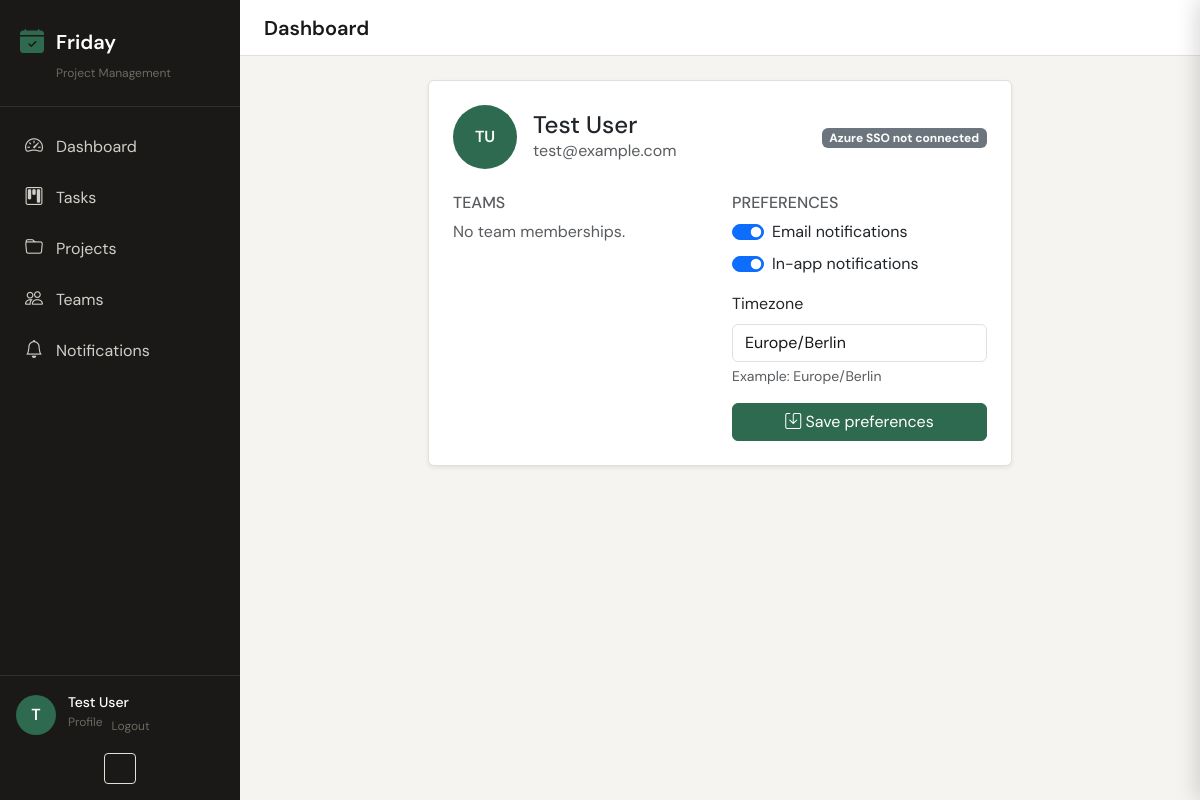
The page /accounts/profile/ (signed in) on the database its author committed.
### apps/accounts/models.py (models this page shows, shortened)
class User(AbstractUser):
    avatar = models.ImageField(upload_to='avatars/', blank=True)
    display_name = models.CharField(max_length=100, blank=True)
    job_title = models.CharField(max_length=100, blank=True)
    phone = models.CharField(max_length=30, blank=True)
    azure_oid = models.CharField(max_length=100, blank=True, db_index=True)  # object ID from token
    azure_upn = models.EmailField(blank=True)  # UserPrincipalName
    notify_email = models.BooleanField(default=True)
    notify_inapp = models.BooleanField(default=True)
    timezone = models.CharField(max_length=50, default='Europe/Berlin')
    class Meta:
        verbose_name = 'User'
        verbose_name_plural = 'Users'
    @property
    def full_name(self):
        return self.display_name or self.get_full_name() or self.username
    @property
    def teams(self):
        from apps.teams.models import Team
        return Team.objects.filter(memberships__user=self, is_active=True)
    @property
    def initials(self):
        parts = self.full_name.split()
        return ''.join(p[0].upper() for p in parts[:2]) if parts else '?'

### apps/accounts/views.py (the view, shortened to what this page needs)
# urls.py: path('profile/', views.profile_view, name='profile'),
@login_required
def profile_view(request):
    teams = getattr(request.user, 'teams', None)
    return render(
        request,
        'accounts/profile.html',
        {
            'teams': teams.all() if hasattr(teams, 'all') else teams,
        },
    )

### apps/core/context_processors.py (called while the page is built)
def friday_context(request):
    context = {
        'app_version': '1.0.0',
        'user_teams': [],
        'unread_notification_count': 0,
    }
    if request.user.is_authenticated:
        try:
            context['user_teams'] = list(request.user.teams.all()) if hasattr(request.user, 'teams') else []
        except Exception:
            context['user_teams'] = []
        try:
            from apps.notifications.models import Notification
            context['unread_notification_count'] = Notification.objects.filter(
                recipient=request.user, is_read=False
            ).count()
        except Exception:
            context['unread_notification_count'] = 0
    return context

### templates/accounts/profile.html (shortened to what this page needs)
{% extends 'base.html' %}
{% load static %}
{% block content %}
<div class="container-fluid">
    <div class="row justify-content-center">
        <div class="col-12 col-lg-10 col-xl-8">
            <div class="card shadow-sm">
                <div class="card-body p-4">
                    <div class="d-flex align-items-center gap-3 mb-4">
                        {% if user.avatar %}
                            <img src="{{ user.avatar.url }}" alt="{{ user.full_name }}" class="rounded-circle" style="width: 64px; height: 64px; object-fit: cover;">
                        {% else %}
                            <div class="rounded-circle d-flex align-items-center justify-content-center"
                                 style="width:64px;height:64px;background:var(--friday-accent);color:white;font-weight:600;">
                                {{ user.initials }}
                            </div>
                        {% endif %}
                        <div class="flex-grow-1">
                            <h4 class="mb-0">{{ user.full_name }}</h4>
                            {% if user.email %}
                                <div class="text-muted">{{ user.email }}</div>
                            {% endif %}
                        </div>
                        <div class="text-end">
                            {% if user.azure_oid %}
                                <span class="badge text-bg-success">Azure SSO connected</span>
                            {% else %}
                                <span class="badge text-bg-secondary">Azure SSO not connected</span>
                            {% endif %}
                        </div>
                    </div>
                    <div class="row g-4">
                        <div class="col-12 col-md-6">
                            <h6 class="text-uppercase text-muted mb-2">Teams</h6>
                            {% if teams %}
                                <ul class="list-group">
                                    {% for team in teams %}
                                        <li class="list-group-item d-flex align-items-center justify-content-between">
                                            <span>
                                                {% if team.icon %}
                                                    <i class="bi {{ team.icon }} me-2"></i>
                                                {% endif %}
                                                {{ team.name }}
                                            </span>
                                            <span class="badge rounded-pill" style="background: {{ team.color }};">&nbsp;</span>
                                        </li>
                                    {% endfor %}
                                </ul>
                            {% else %}
                                <div class="text-muted">No team memberships.</div>
                            {% endif %}
                        </div>
                        <div class="col-12 col-md-6">
                            <h6 class="text-uppercase text-muted mb-2">Preferences</h6>
                            <form method="post" class="card card-body border-0 p-0">
                                <div class="form-check form-switch mb-2">
                                    <input class="form-check-input" type="checkbox" role="switch" id="id_notify_email" name="notify_email" {% if user.notify_email %}checked{% endif %}>
                                    <label class="form-check-label" for="id_notify_email">Email notifications</label>
                                </div>
                                <div class="form-check form-switch mb-3">
                                    <input class="form-check-input" type="checkbox" role="switch" id="id_notify_inapp" name="notify_inapp" {% if user.notify_inapp %}checked{% endif %}>
                                    <label class="form-check-label" for="id_notify_inapp">In-app notifications</label>
                                </div>
                                <div class="mb-3">
                                    <label class="form-label" for="id_timezone">Timezone</label>
                                    <input class="form-control" id="id_timezone" name="timezone" value="{{ user.timezone }}">
                                    <div class="form-text">Example: Europe/Berlin</div>
                                </div>
                                <button class="btn btn-primary" type="submit">
                                    <i class="bi bi-save"></i> Save preferences
                                </button>
                            </form>
                        </div>
                    </div>
                </div>
            </div>
        </div>
    </div>
</div>
{% endblock %}

### templates/partials/sidebar.html (shortened to what this page needs)
<aside class="friday-sidebar">
    <div class="sidebar-header">
        <div class="logo">
            <i class="bi bi-calendar-check-fill"></i>
            <span class="logo-text">Friday</span>
        </div>
        <div class="tagline">Project Management</div>
    </div>
    <nav class="sidebar-nav">
        <a href="{% url 'dashboard:dashboard' %}" class="nav-item {% if request.resolver_match.app_name == 'dashboard' %}active{% endif %}">
            <i class="bi bi-speedometer2"></i>
            <span>Dashboard</span>
        </a>
        <a href="{% url 'kanban:kanban-board' %}" class="nav-item {% if request.resolver_match.app_name == 'kanban' %}active{% endif %}">
            <i class="bi bi-kanban"></i>
            <span>Tasks</span>
        </a>
        <a href="{% url 'projects:project-list' %}" class="nav-item {% if request.resolver_match.app_name == 'projects' %}active{% endif %}">
            <i class="bi bi-folder"></i>
            <span>Projects</span>
        </a>
        <a href="{% url 'teams:team-list' %}" class="nav-item {% if request.resolver_match.app_name == 'teams' %}active{% endif %}">
            <i class="bi bi-people"></i>
            <span>Teams</span>
        </a>
        <a href="{% url 'notifications:notification-list' %}" class="nav-item {% if request.resolver_match.app_name == 'notifications' %}active{% endif %} position-relative">
            <i class="bi bi-bell"></i>
            <span>Notifications</span>
        </a>
    </nav>
    <div class="sidebar-footer">
        {% if user.is_authenticated %}
	        <div class="user-section">
	            <div class="user-avatar">
	                {% if user.avatar %}
	                    <img src="{{ user.avatar.url }}" alt="{{ user.full_name }}">
	                {% else %}
	                    <div class="avatar-placeholder">{{ user.username|first|upper }}</div>
	                {% endif %}
	            </div>
	            <div class="user-info">
	                <div class="user-name">{{ user.full_name }}</div>
	                <div class="d-flex gap-2">
	                    <a href="{% url 'accounts:profile' %}" class="user-action">Profile</a>
	                    <form method="post" action="{% url 'accounts:logout' %}">
	                        <button type="submit" class="btn btn-link p-0 user-action">Logout</button>
	                    </form>
	                </div>
	            </div>
	        </div>
	        {% endif %}
        {% include 'partials/theme_toggle.html' %}
    </div>
</aside>

### static/css/friday.css (style rules this page uses)
body { font-family: 'DM Sans', -apple-system, BlinkMacSystemFont, 'Segoe UI', sans-serif; font-weight: 400; }
:root, [data-bs-theme="light"] { --friday-bg: #f5f4f0; --friday-surface: #ffffff; --friday-surface-alt: #f0efe9; --friday-border: #e2e0d8; --friday-text: #1a1917; --friday-text-muted: #6b6960; --friday-accent: #2d6a4f; --friday-accent-light: #d8f3dc; --sidebar-bg: #1a1917; }
body { background-color: var(--friday-bg); color: var(--friday-text); margin: 0; padding: 0; }
.friday-sidebar { width: 240px; background-color: var(--sidebar-bg); color: #eae8e0; display: flex; flex-direction: column; position: fixed; top: 0; left: 0; bottom: 0; overflow-y: auto; }
.sidebar-header { padding: 24px 20px; border-bottom: 1px solid rgba(255, 255, 255, 0.1); }
.sidebar-header .logo { display: flex; align-items: center; gap: 12px; font-size: 1.25rem; font-weight: 600; color: #fff; }
.sidebar-header .logo i { font-size: 1.5rem; color: var(--friday-accent); }
.sidebar-header .tagline { margin-top: 4px; font-size: 0.75rem; color: var(--friday-text-muted); padding-left: 36px; }
.sidebar-nav { flex: 1; padding: 16px 12px; }
.sidebar-nav .nav-item { display: flex; align-items: center; gap: 12px; padding: 10px 12px; border-radius: 6px; color: #d0cfc8; text-decoration: none; transition: all 0.2s; margin-bottom: 4px; }
.sidebar-nav .nav-item i { font-size: 1.125rem; width: 20px; text-align: center; }
.sidebar-footer { padding: 16px; border-top: 1px solid rgba(255, 255, 255, 0.1); }
.user-section { display: flex; align-items: center; gap: 12px; margin-bottom: 12px; }
.user-avatar { width: 40px; height: 40px; border-radius: 50%; overflow: hidden; background-color: var(--friday-accent); display: flex; align-items: center; justify-content: center; }
.avatar-placeholder { color: #fff; font-weight: 600; font-size: 1rem; }
.user-info { flex: 1; }
.user-name { font-size: 0.875rem; font-weight: 500; color: #fff; }
.user-action { font-size: 0.75rem; color: var(--friday-text-muted); text-decoration: none; }
.card { background-color: var(--friday-surface); border-color: var(--friday-border); }
.btn-primary { background-color: var(--friday-accent); border-color: var(--friday-accent); }
.form-control, .form-select { background-color: var(--friday-surface); border-color: var(--friday-border); color: var(--friday-text); }
:root { --shadow-sm: 0 1px 3px rgba(0, 0, 0, 0.08); }

### rows shown on the page
User: username|first "T", full_name "Test User", initials "TU", email "test@example.com", notify_email "☑", notify_inapp "☑", timezone "Europe/Berlin"
